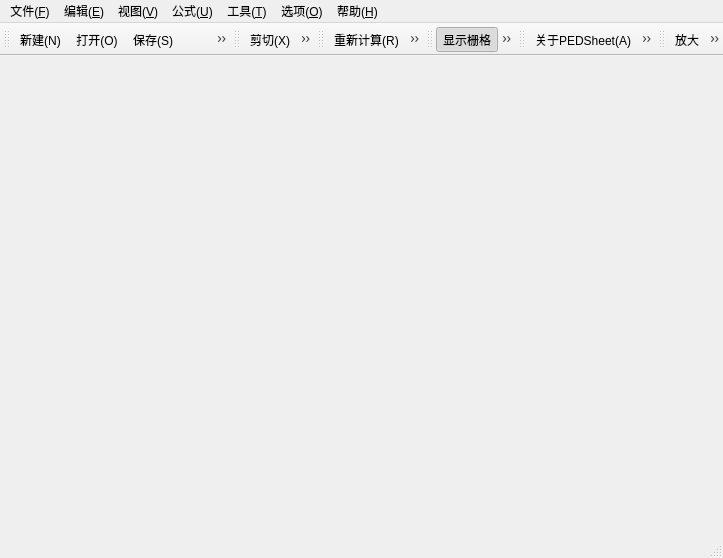
<?xml version="1.0" encoding="UTF-8"?>
<ui version="4.0">
 <class>MainWindow</class>
 <widget class="QMainWindow" name="MainWindow">
  <property name="geometry">
   <rect>
    <x>0</x>
    <y>0</y>
    <width>723</width>
    <height>558</height>
   </rect>
  </property>
  <property name="windowIcon">
   <iconset>
    <normaloff>:/icons/style_gtk/img_application.png</normaloff>:/icons/style_gtk/img_application.png</iconset>
  </property>
  <property name="dockOptions">
   <set>QMainWindow::AllowNestedDocks|QMainWindow::AllowTabbedDocks|QMainWindow::AnimatedDocks</set>
  </property>
  <widget class="QWidget" name="centralWidget"/>
  <widget class="QMenuBar" name="menuBar">
   <property name="geometry">
    <rect>
     <x>0</x>
     <y>0</y>
     <width>723</width>
     <height>22</height>
    </rect>
   </property>
   <widget class="QMenu" name="menuFile">
    <property name="title">
     <string>文件(&amp;F)</string>
    </property>
    <addaction name="actionNew"/>
    <addaction name="actionOpen"/>
    <addaction name="actionSave"/>
    <addaction name="actionSaveAs"/>
    <addaction name="separator"/>
    <addaction name="actionClose"/>
    <addaction name="actionExit"/>
    <addaction name="separator"/>
   </widget>
   <widget class="QMenu" name="menuEdit">
    <property name="title">
     <string>编辑(&amp;E)</string>
    </property>
    <widget class="QMenu" name="menuSelect">
     <property name="title">
      <string>选择</string>
     </property>
     <addaction name="actionSelectRow"/>
     <addaction name="actionSelectColumn"/>
     <addaction name="actionSelectAll"/>
    </widget>
    <addaction name="actionCut"/>
    <addaction name="actionCopy"/>
    <addaction name="actionPaste"/>
    <addaction name="actionDelete"/>
    <addaction name="separator"/>
    <addaction name="actionUndo"/>
    <addaction name="actionRedo"/>
    <addaction name="separator"/>
    <addaction name="menuSelect"/>
    <addaction name="actionGoToCell"/>
    <addaction name="actionFind"/>
    <addaction name="separator"/>
   </widget>
   <widget class="QMenu" name="menuTool">
    <property name="title">
     <string>工具(&amp;T)</string>
    </property>
    <addaction name="actionRecalc"/>
    <addaction name="actionSort"/>
   </widget>
   <widget class="QMenu" name="menuOption">
    <property name="title">
     <string>选项(&amp;O)</string>
    </property>
    <addaction name="actionShowGrid"/>
    <addaction name="actionAutoCalc"/>
    <addaction name="actionSettings"/>
   </widget>
   <widget class="QMenu" name="menuAbout">
    <property name="title">
     <string>帮助(&amp;H)</string>
    </property>
    <addaction name="actionAbout"/>
    <addaction name="actionHelpDoc"/>
   </widget>
   <widget class="QMenu" name="menuView">
    <property name="title">
     <string>视图(&amp;V)</string>
    </property>
    <addaction name="actionZoomIn"/>
    <addaction name="actionZoomOut"/>
   </widget>
   <widget class="QMenu" name="menuFormula">
    <property name="title">
     <string>公式(&amp;U)</string>
    </property>
    <addaction name="actionInsertFunction"/>
    <addaction name="actionSum"/>
   </widget>
   <addaction name="menuFile"/>
   <addaction name="menuEdit"/>
   <addaction name="menuView"/>
   <addaction name="menuFormula"/>
   <addaction name="menuTool"/>
   <addaction name="menuOption"/>
   <addaction name="menuAbout"/>
  </widget>
  <widget class="QStatusBar" name="statusBar"/>
  <widget class="QToolBar" name="toobarFile">
   <property name="windowTitle">
    <string>toolBar_2</string>
   </property>
   <attribute name="toolBarArea">
    <enum>TopToolBarArea</enum>
   </attribute>
   <attribute name="toolBarBreak">
    <bool>false</bool>
   </attribute>
   <addaction name="actionNew"/>
   <addaction name="actionOpen"/>
   <addaction name="actionSave"/>
   <addaction name="actionSaveAs"/>
  </widget>
  <widget class="QToolBar" name="toobarEdit">
   <property name="windowTitle">
    <string>toolBar_3</string>
   </property>
   <attribute name="toolBarArea">
    <enum>TopToolBarArea</enum>
   </attribute>
   <attribute name="toolBarBreak">
    <bool>false</bool>
   </attribute>
   <addaction name="actionCut"/>
   <addaction name="actionCopy"/>
   <addaction name="actionPaste"/>
   <addaction name="actionDelete"/>
   <addaction name="actionUndo"/>
   <addaction name="actionRedo"/>
   <addaction name="actionGoToCell"/>
   <addaction name="actionFind"/>
  </widget>
  <widget class="QToolBar" name="toolbarTools">
   <property name="windowTitle">
    <string>toolBar_4</string>
   </property>
   <attribute name="toolBarArea">
    <enum>TopToolBarArea</enum>
   </attribute>
   <attribute name="toolBarBreak">
    <bool>false</bool>
   </attribute>
   <addaction name="actionRecalc"/>
   <addaction name="actionSort"/>
  </widget>
  <widget class="QToolBar" name="toolbarOptions">
   <property name="windowTitle">
    <string>toolBar_7</string>
   </property>
   <attribute name="toolBarArea">
    <enum>TopToolBarArea</enum>
   </attribute>
   <attribute name="toolBarBreak">
    <bool>false</bool>
   </attribute>
   <addaction name="actionShowGrid"/>
   <addaction name="actionAutoCalc"/>
   <addaction name="actionSettings"/>
  </widget>
  <widget class="QToolBar" name="toobarHelp">
   <property name="windowTitle">
    <string>toolBar_8</string>
   </property>
   <attribute name="toolBarArea">
    <enum>TopToolBarArea</enum>
   </attribute>
   <attribute name="toolBarBreak">
    <bool>false</bool>
   </attribute>
   <addaction name="actionAbout"/>
   <addaction name="actionHelpDoc"/>
  </widget>
  <widget class="QToolBar" name="toolbarView">
   <property name="windowTitle">
    <string>toolBar_9</string>
   </property>
   <attribute name="toolBarArea">
    <enum>TopToolBarArea</enum>
   </attribute>
   <attribute name="toolBarBreak">
    <bool>false</bool>
   </attribute>
   <addaction name="actionZoomIn"/>
   <addaction name="actionZoomOut"/>
  </widget>
  <action name="actionFind">
   <property name="icon">
    <iconset resource="../resources.qrc">
     <normaloff>:/icons/resources/icons/edit_find.png</normaloff>:/icons/resources/icons/edit_find.png</iconset>
   </property>
   <property name="text">
    <string>查找</string>
   </property>
   <property name="shortcut">
    <string>Ctrl+F</string>
   </property>
  </action>
  <action name="actionSort">
   <property name="icon">
    <iconset resource="../resources.qrc">
     <normaloff>:/icons/resources/icons/tool_sort.png</normaloff>:/icons/resources/icons/tool_sort.png</iconset>
   </property>
   <property name="text">
    <string>排序(&amp;S)</string>
   </property>
   <property name="shortcut">
    <string>F8</string>
   </property>
  </action>
  <action name="actionNew">
   <property name="icon">
    <iconset resource="../resources.qrc">
     <normaloff>:/icons/resources/icons/file_new.png</normaloff>:/icons/resources/icons/file_new.png</iconset>
   </property>
   <property name="text">
    <string>新建(&amp;N)</string>
   </property>
   <property name="statusTip">
    <string>新建一个文件</string>
   </property>
   <property name="shortcut">
    <string>Ctrl+N</string>
   </property>
  </action>
  <action name="actionOpen">
   <property name="icon">
    <iconset resource="../resources.qrc">
     <normaloff>:/icons/resources/icons/file_open.png</normaloff>:/icons/resources/icons/file_open.png</iconset>
   </property>
   <property name="text">
    <string>打开(&amp;O)</string>
   </property>
   <property name="statusTip">
    <string>打开一个文件</string>
   </property>
   <property name="shortcut">
    <string>Ctrl+O</string>
   </property>
  </action>
  <action name="actionSave">
   <property name="icon">
    <iconset resource="../resources.qrc">
     <normaloff>:/icons/resources/icons/file_save.png</normaloff>:/icons/resources/icons/file_save.png</iconset>
   </property>
   <property name="text">
    <string>保存(&amp;S)</string>
   </property>
   <property name="statusTip">
    <string>保存到指定盘符位置</string>
   </property>
   <property name="shortcut">
    <string>Ctrl+S</string>
   </property>
  </action>
  <action name="actionSaveAs">
   <property name="icon">
    <iconset resource="../resources.qrc">
     <normaloff>:/icons/resources/icons/file_save_as.png</normaloff>:/icons/resources/icons/file_save_as.png</iconset>
   </property>
   <property name="text">
    <string>另存为...(&amp;A)</string>
   </property>
   <property name="iconText">
    <string>另存为...</string>
   </property>
   <property name="toolTip">
    <string>另存为...</string>
   </property>
   <property name="statusTip">
    <string>另存到其他盘符位置</string>
   </property>
   <property name="shortcut">
    <string>Ctrl+Shift+S</string>
   </property>
  </action>
  <action name="actionExit">
   <property name="icon">
    <iconset resource="../resources.qrc">
     <normaloff>:/icons/resources/icons/file_exit.png</normaloff>:/icons/resources/icons/file_exit.png</iconset>
   </property>
   <property name="text">
    <string>退出(&amp;E)</string>
   </property>
   <property name="shortcut">
    <string>Ctrl+Q</string>
   </property>
  </action>
  <action name="actionCut">
   <property name="icon">
    <iconset resource="../resources.qrc">
     <normaloff>:/icons/resources/icons/edit_cut.png</normaloff>:/icons/resources/icons/edit_cut.png</iconset>
   </property>
   <property name="text">
    <string>剪切(&amp;X)</string>
   </property>
   <property name="shortcut">
    <string>Ctrl+X</string>
   </property>
  </action>
  <action name="actionCopy">
   <property name="icon">
    <iconset resource="../resources.qrc">
     <normaloff>:/icons/resources/icons/edit_copy.png</normaloff>:/icons/resources/icons/edit_copy.png</iconset>
   </property>
   <property name="text">
    <string>复制(&amp;C)</string>
   </property>
   <property name="shortcut">
    <string>Ctrl+C</string>
   </property>
  </action>
  <action name="actionPaste">
   <property name="icon">
    <iconset resource="../resources.qrc">
     <normaloff>:/icons/resources/icons/edit_paste.png</normaloff>:/icons/resources/icons/edit_paste.png</iconset>
   </property>
   <property name="text">
    <string>粘贴(&amp;P)</string>
   </property>
   <property name="shortcut">
    <string>Ctrl+V</string>
   </property>
  </action>
  <action name="actionDelete">
   <property name="icon">
    <iconset resource="../resources.qrc">
     <normaloff>:/icons/resources/icons/edit_delete.png</normaloff>:/icons/resources/icons/edit_delete.png</iconset>
   </property>
   <property name="text">
    <string>删除(&amp;D)</string>
   </property>
   <property name="shortcut">
    <string>Del</string>
   </property>
  </action>
  <action name="actionGoToCell">
   <property name="icon">
    <iconset resource="../resources.qrc">
     <normaloff>:/icons/resources/icons/edit_goto_cell.png</normaloff>:/icons/resources/icons/edit_goto_cell.png</iconset>
   </property>
   <property name="text">
    <string>转到单元格</string>
   </property>
   <property name="shortcut">
    <string>Ctrl+J</string>
   </property>
  </action>
  <action name="actionSelectRow">
   <property name="text">
    <string>行(&amp;R)</string>
   </property>
   <property name="shortcut">
    <string>F7</string>
   </property>
  </action>
  <action name="actionRecalc">
   <property name="icon">
    <iconset resource="../resources.qrc">
     <normaloff>:/icons/resources/icons/tool_recalc.png</normaloff>:/icons/resources/icons/tool_recalc.png</iconset>
   </property>
   <property name="text">
    <string>重新计算(&amp;R)</string>
   </property>
   <property name="statusTip">
    <string>重新计算单元格结果</string>
   </property>
   <property name="shortcut">
    <string>F9</string>
   </property>
  </action>
  <action name="actionShowGrid">
   <property name="checkable">
    <bool>true</bool>
   </property>
   <property name="checked">
    <bool>true</bool>
   </property>
   <property name="icon">
    <iconset resource="../resources.qrc">
     <normaloff>:/icons/resources/icons/option_showgrid.png</normaloff>:/icons/resources/icons/option_showgrid.png</iconset>
   </property>
   <property name="text">
    <string>显示栅格</string>
   </property>
   <property name="shortcut">
    <string>F2</string>
   </property>
  </action>
  <action name="actionAutoCalc">
   <property name="checkable">
    <bool>true</bool>
   </property>
   <property name="checked">
    <bool>true</bool>
   </property>
   <property name="icon">
    <iconset resource="../resources.qrc">
     <normaloff>:/icons/resources/icons/option_autocalc.png</normaloff>:/icons/resources/icons/option_autocalc.png</iconset>
   </property>
   <property name="text">
    <string>自动计算(&amp;A)</string>
   </property>
   <property name="shortcut">
    <string>F3</string>
   </property>
  </action>
  <action name="actionAbout">
   <property name="icon">
    <iconset resource="../resources.qrc">
     <normaloff>:/icons/resources/icons/help_about.png</normaloff>:/icons/resources/icons/help_about.png</iconset>
   </property>
   <property name="text">
    <string>关于PEDSheet(&amp;A)</string>
   </property>
   <property name="shortcut">
    <string>F12</string>
   </property>
  </action>
  <action name="actionHelpDoc">
   <property name="icon">
    <iconset resource="../resources.qrc">
     <normaloff>:/icons/resources/icons/help_doc.png</normaloff>:/icons/resources/icons/help_doc.png</iconset>
   </property>
   <property name="text">
    <string>帮助文档(&amp;H)</string>
   </property>
   <property name="shortcut">
    <string>F1</string>
   </property>
  </action>
  <action name="actionSelectColumn">
   <property name="text">
    <string>列(&amp;C)</string>
   </property>
   <property name="shortcut">
    <string>F6</string>
   </property>
  </action>
  <action name="actionSelectAll">
   <property name="text">
    <string>所有(&amp;A)</string>
   </property>
   <property name="shortcut">
    <string>Ctrl+A</string>
   </property>
  </action>
  <action name="actionUndo">
   <property name="icon">
    <iconset resource="../resources.qrc">
     <normaloff>:/icons/resources/icons/edit_undo.png</normaloff>:/icons/resources/icons/edit_undo.png</iconset>
   </property>
   <property name="text">
    <string>撤销(&amp;U)</string>
   </property>
   <property name="shortcut">
    <string>Ctrl+Z</string>
   </property>
  </action>
  <action name="actionRedo">
   <property name="icon">
    <iconset resource="../resources.qrc">
     <normaloff>:/icons/resources/icons/edit_redo.png</normaloff>:/icons/resources/icons/edit_redo.png</iconset>
   </property>
   <property name="text">
    <string>重做(&amp;R)</string>
   </property>
   <property name="shortcut">
    <string>Ctrl+Shift+Z</string>
   </property>
  </action>
  <action name="actionSettings">
   <property name="icon">
    <iconset resource="../resources.qrc">
     <normaloff>:/icons/resources/icons/option_settings.png</normaloff>:/icons/resources/icons/option_settings.png</iconset>
   </property>
   <property name="text">
    <string>设置(&amp;S)</string>
   </property>
   <property name="shortcut">
    <string>Alt+Shift+P</string>
   </property>
  </action>
  <action name="actionZoomIn">
   <property name="icon">
    <iconset resource="../resources.qrc">
     <normaloff>:/icons/resources/icons/view_zoom_in.png</normaloff>:/icons/resources/icons/view_zoom_in.png</iconset>
   </property>
   <property name="text">
    <string>放大</string>
   </property>
   <property name="shortcut">
    <string>Ctrl++</string>
   </property>
  </action>
  <action name="actionZoomOut">
   <property name="icon">
    <iconset resource="../resources.qrc">
     <normaloff>:/icons/resources/icons/view_zoom_out.png</normaloff>:/icons/resources/icons/view_zoom_out.png</iconset>
   </property>
   <property name="text">
    <string>缩小</string>
   </property>
   <property name="shortcut">
    <string>Ctrl+-</string>
   </property>
  </action>
  <action name="actionClose">
   <property name="icon">
    <iconset resource="../resources.qrc">
     <normaloff>:/icons/resources/icons/file_close.png</normaloff>:/icons/resources/icons/file_close.png</iconset>
   </property>
   <property name="text">
    <string>关闭(&amp;C)</string>
   </property>
   <property name="shortcut">
    <string>Ctrl+W</string>
   </property>
  </action>
  <action name="actionInsertFunction">
   <property name="text">
    <string>插入函数(&amp;I)</string>
   </property>
   <property name="shortcut">
    <string>F4</string>
   </property>
  </action>
  <action name="actionSum">
   <property name="text">
    <string>自动求和(&amp;A)</string>
   </property>
   <property name="shortcut">
    <string>Alt+Shift+S</string>
   </property>
  </action>
 </widget>
 <layoutdefault spacing="6" margin="11"/>
 <resources>
  <include location="../resources.qrc"/>
 </resources>
 <connections/>
</ui>
